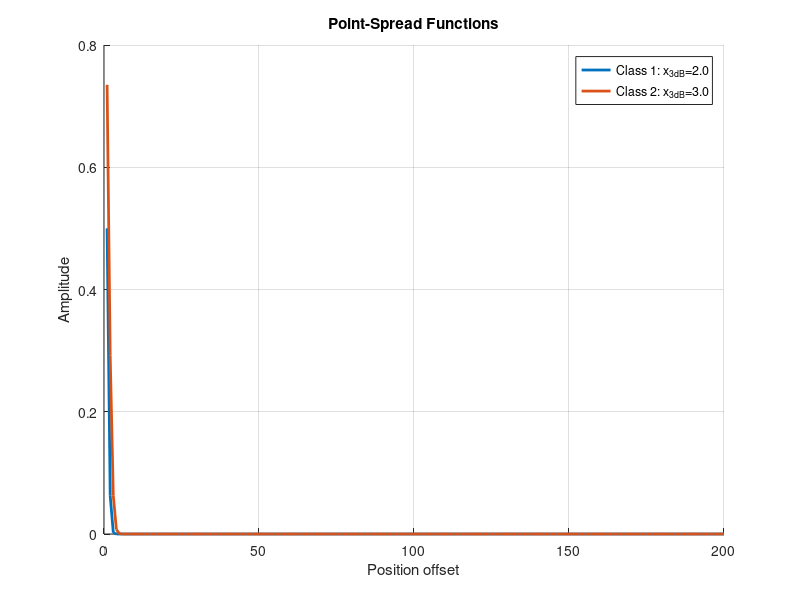
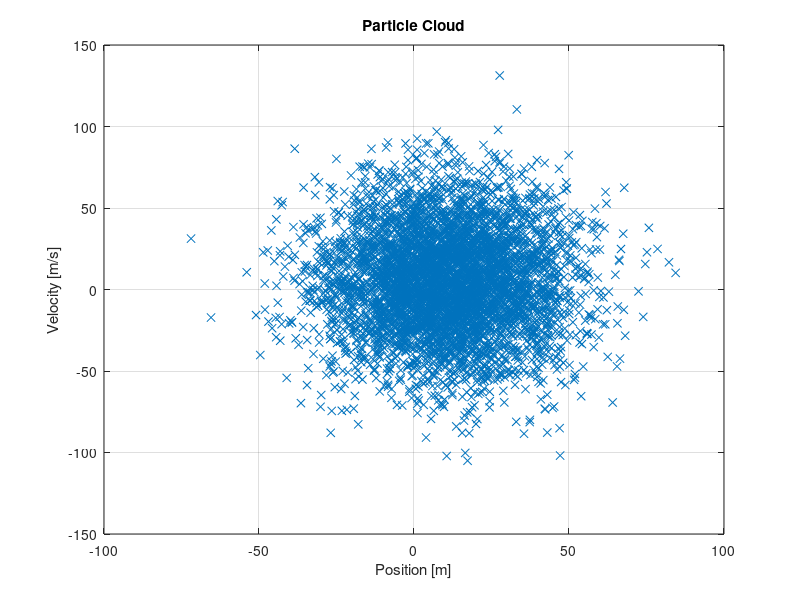

Recreate these plots in MATLAB, in order. (Note: this script raises an error after producing the figures.)
clc
clear all;
clf;
close all;

folder = 'Results';
if ~exist(folder, 'dir')
    mkdir(folder);
end

NScans = 50;
x = (1:200)';

% x_vals = linspace(1,200, 200);
dimz = length(x);

sigman = 1;
sigmaw = 2;

T = 0.5; 
t = (0:(NScans-1))*T; 

F = [1 T; 0 1];

W = [T^3/3 T^2/2; T^2/2 T]*sigmaw^2; 

Nparticles = 5000;

Nclasses = 2;
x3dB_vals = [2, 3];
alpha = -log(0.5)./(x3dB_vals/2).^2;
prior_class = [0.4, 0.6];
SNR1_dB = 20;
SNR1 = 10^(SNR1_dB/20);

x0 = 10.4;
v0 = 4.6; 

xt_true = x0 + t*v0;

sigmaq = SNR1*sigman;

s_init = [x0+20*randn(1,Nparticles); v0+30*randn(1,Nparticles)]; 
particles_class = cell(Nclasses, 1);

for c_1 = 1:Nclasses
    particles_class{c_1} = s_init;
    % particles_class{c_1} = current_particles_specific;
end

figure(103);
hold on;
for i = 1:length(alpha)
    psf = exp(-alpha(i)*x.^2);
    plot(x, psf, 'LineWidth',2, 'DisplayName',sprintf('Class %d: x_{3dB}=%.1f',i,x3dB_vals(i)))
end
xlabel('Position offset'); ylabel('Amplitude')
legend show; grid on
title('Point-Spread Functions')
filename = fullfile(folder, 'point_spread_functions_v2.png');
exportgraphics(gcf,filename, "Resolution",300);

figure(2)
plot(s_init(1,:),s_init(2,:), 'x')
title ('Particle Cloud') 
xlabel ('Position [m]')
ylabel ('Velocity [m/s]')
grid on

filename = fullfile(folder, 'particle_cloud_v2.png');
exportgraphics(gcf,filename, "Resolution",300);

x_est = zeros(1, NScans);
v_est = zeros(1,NScans);
P_class = zeros(Nclasses, NScans);

true_class = 2;      %ground truth
alpha_true = alpha(true_class);
weights_current_particles = cell(Nclasses,1);

for k = 1:NScans
    at = exp(-alpha_true*(x-xt_true(k)).^2);
    q = sigmaq/sqrt(2)*(randn+1i*randn); 
    n = sigman/sqrt(2)*(randn(dimz,1)+1i*randn(dimz,1));

    z = at*q + n; 
    
    loglik_class = zeros(Nclasses, 1);
    % particles_class = cell(Nclasses, 1);
    weights_class = cell(Nclasses, 1);

    for c = 1:Nclasses
        current_particles_specific = particles_class{c};
        % s_c = particles_class{c};
        alpha_val = alpha(c);
        A = exp(-alpha_val*(x-current_particles_specific(1,:)).^2);
        gamma = (sum(abs(A).^2,1)*sigmaq^2+sigman^2)';
    
        y = A'*z; 
        loglik = real(-log(gamma) + sigmaq^2/(sigman^2)*(abs(y).^2)./gamma);
        maxloglik = max(loglik);
         w = exp(loglik-maxloglik);
         w = w/sum(w);
         weights_class{c} = w;
         % particles_class{c} = s_init;

         loglik_class(c) = maxloglik + log(sum(w));
    
    end
    % logP_class = log(prior_class') + loglik_class;
    if k == 1
        logP_class = log(prior_class') + loglik_class;
    else
        logP_class = log(P_class(:,k-1)) + loglik_class;
    end

    maxlogP = max(logP_class);
    post_class = exp(logP_class - maxlogP);
    post_class = post_class / sum(post_class);
    P_class(:,k) = post_class;

    % --- State estimate: weighted across classes
    x_est(k) = 0; v_est(k) = 0;
    for c2 = 1:Nclasses
        particles_before_resample = particles_class{c2};
        w_c = weights_class{c2};
        x_est(k) = x_est(k) + post_class(c2) * sum(w_c .* particles_before_resample(1,:)');
        v_est(k) = v_est(k) + post_class(c2) * sum(w_c .* particles_before_resample(2,:)');
    end

    % --- Resample and propagate for next step
    for c3 = 1:Nclasses
        % c3
        % pause;
        % particles_before_resample_c = particles_class{c3};
        s_resampled = resample(particles_class{c3}, weights_class{c3}, Nparticles);
        noise = chol(W)' * randn(2, Nparticles);
        s_pred = F * s_resampled + sigmaw * noise;
        particles_class{c3} = s_pred;
    end

    % figure;
    % plot(NScans, P_class(1,:)); hold on
    % plot(NScans, P_class(2,:))

    figure(100);
    plot(particles_class{1}(1,:),particles_class{1}(2,:)); 
    xlabel('Position'); ylabel('Velocity')
    title('Particle Cloud of PSF-1')
    grid on
    filename = fullfile(folder, 'particle_cloud_psf1_v2.png');
    exportgraphics(gcf,filename, "Resolution",300);

    figure(101);
    plot(particles_class{2}(1,:),particles_class{2}(2,:)); 
    xlabel('Position'); ylabel('Velocity')
    title('Particle Cloud of PSF-2')
    grid on
    filename = fullfile(folder, 'particle_cloud_psf_2_v2.png');
    exportgraphics(gcf,filename, "Resolution",300);

    % figure(102);
    % plot(particles_class{3}(1,:),particles_class{3}(2,:)); 
    % xlabel('Position'); ylabel('Velocity')
    % grid on

    % pause;

    % Share same prediction for next iteration
    % s = particles_class{2};  % can use any class's prediction here

end

% pause;
figure(1)
plot(t, xt_true, 'b-', 'LineWidth', 2); hold on
plot(t, x_est, 'r--', 'LineWidth', 2);
xlabel('Time [s]'); ylabel('Position [m]')
title('True vs Estimated Position')
legend('True', 'Estimated')
grid on
filename = fullfile(folder, 'True_vs_Estimated.png');
exportgraphics(gcf,filename, "Resolution",300);

% tight_layout()

figure(3)
plot(t, P_class(1,:), 'LineWidth', 2, 'DisplayName',sprintf('Class 1 (True=%d)', true_class==1)); hold on
plot(t, P_class(2,:), 'LineWidth', 2,'DisplayName',sprintf('Class 1 (True=%d)', true_class==2)); 
% plot(t, P_class(3,:), 'LineWidth',2, 'DisplayName',sprintf('Class 1 (True=%d)', true_class==3));
xlabel('Time [s]'); ylabel('P(class|Z_k)')
title('Posterior Class Probabilities')
legend('PSF Class 1', 'PSF Class 2')
grid on
filename = fullfile(folder, 'Posterior_probabilities_v2.png');
exportgraphics(gcf,filename, "Resolution",300);

